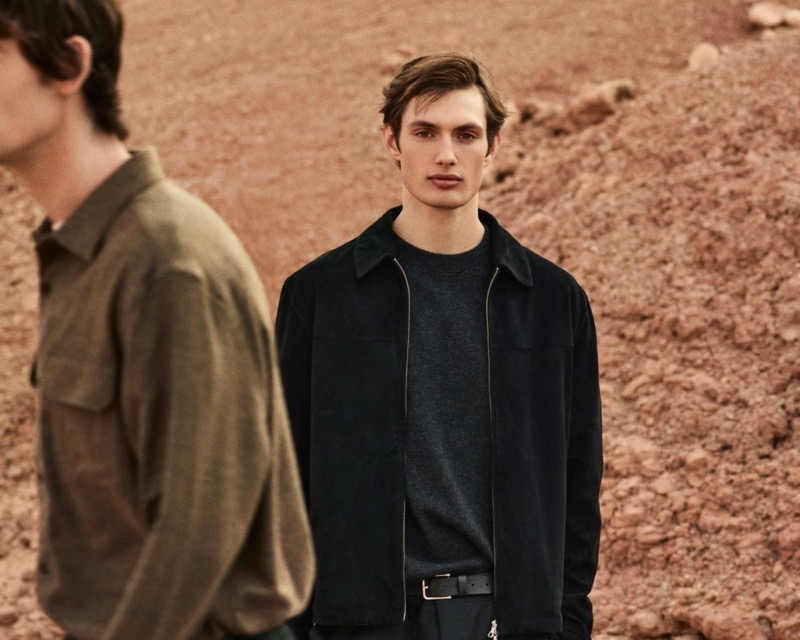
#> input picture docs/images/editorials/collection-1.jpg, 800 x 640 px
$ python -i refresh-nov20.py   (imports and definitions only)
#> lines starting #> are read from the running program, lines starting #| are printed output that depends on the picture; after the words box and inside, x2 and y2 are one past the last pixel; in counts of white or black regions, pixels touching at a corner belong together
"""Build this release from downloaded photographs; no generative image editing."""
import json, hashlib, shutil
from pathlib import Path
import numpy as np
from PIL import Image, ImageDraw, ImageFilter

root = Path(__file__).resolve().parent.parent
refs = root / 'references/nov20'
# [2 lines not run here, left out]
def write(path, text): (root/path).write_text(text, encoding='utf-8')
def read(path): return (root/path).read_text('utf-8')

# Keep the current six original editorial photographs, now as hero slides.
# [1 line that did not run here, left out]
rows=[]
# [12 lines not run here, left out]

def cutout(filename):
    im=Image.open(filename).convert('RGB'); pixels=np.asarray(im).astype(float)
#> in cutout, im is the input picture: PIL image 800x640 RGB; mean R, G, B 121.3, 89, 69.2
    edge=max(3,im.width//35);left=np.median(pixels[:,:edge],axis=1);right=np.median(pixels[:,-edge:],axis=1)
#> after `edge = max(3, im.width // 35)`: edge = 22
#> after `left = np.median(pixels[:, :edge], axis=1)`: left = 640 rows, first 8: [26, 15.5, 9], [25.5, 15.5, 9], [25.5, 16, 8.5], [25, 16, 8], [24, 15, 6.5], [24.5, 15.5, 7], [24.5, 15.5, 6.5], [25.5, 16, 7.5]
#> after `right = np.median(pixels[:, -edge:], axis=1)`: right = 640 rows, first 8: [174, 117.5, 89.5], [172.5, 116.5, 89], [174.5, 119.5, 89.5], [178, 122.5, 93], [181, 126, 95.5], [182.5, 128.5, 97.5], [182.5, 129.5, 98.5], [183, 134, 102]
    t=np.linspace(0,1,im.width)[None,:,None]
#> t = 800 values from 0 to 1
    bg=left[:,None,:]*(1-t)+right[:,None,:]*t
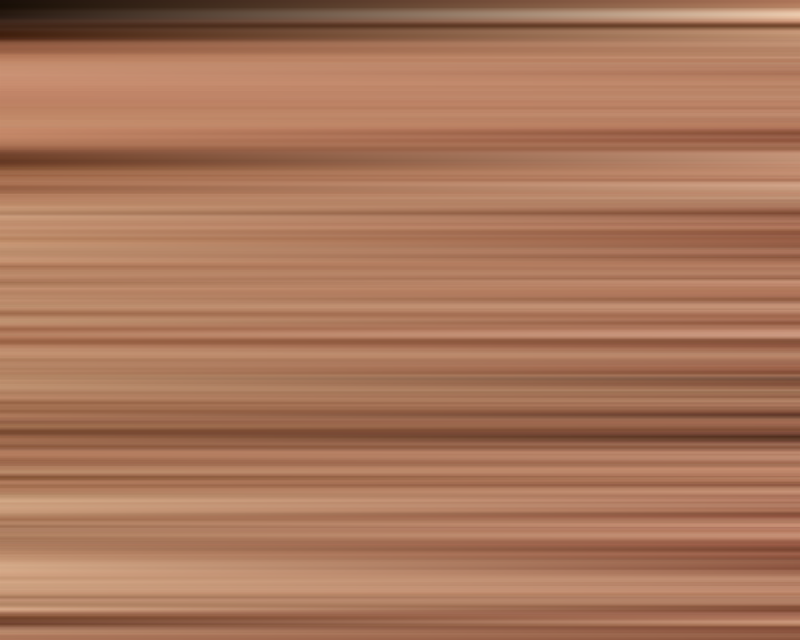
#> bg: shape (640, 800, 3) float64; mean of channels 0, 1, 2 169.1, 118.6, 91.1; drawn as R, G, B
    mask=Image.fromarray((np.max(abs(pixels-bg),axis=2)>23).astype('uint8')*255)
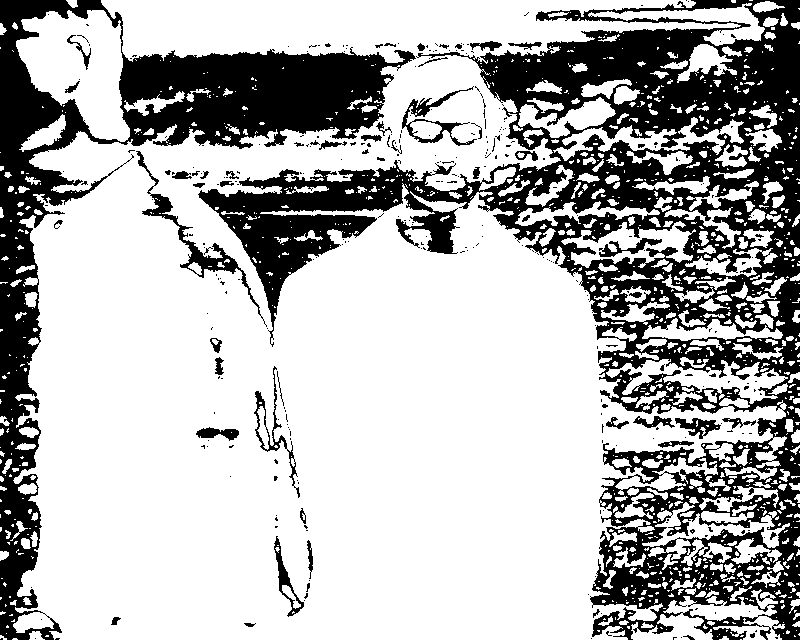
#> mask: PIL image 800x640 L; 70.6% white; 351 black regions (292 under 20 px), largest, box (x1, y1, x2, y2) and area: (198, 0, 800, 640) 98403, (0, 0, 416, 640) 43268, (136, 151, 267, 327) 1667
    exterior=mask.copy();ImageDraw.floodfill(exterior,(0,0),128)
#> after `ImageDraw.floodfill(exterior, (0, 0), 128)`:
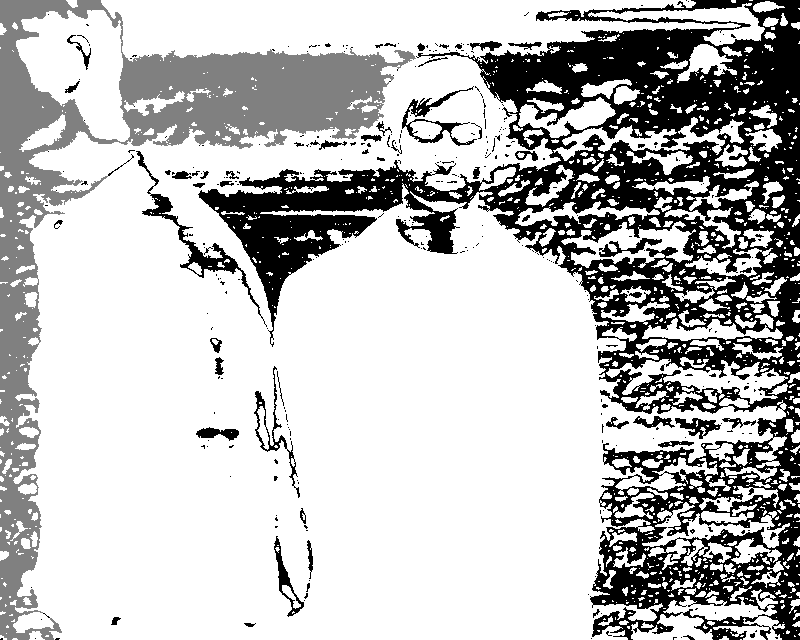
#> exterior: PIL image 800x640 L; min 0, max 255, mean 190.7
    mask=Image.fromarray(np.where(np.asarray(exterior)==128,0,255).astype('uint8')).filter(ImageFilter.GaussianBlur(.45))
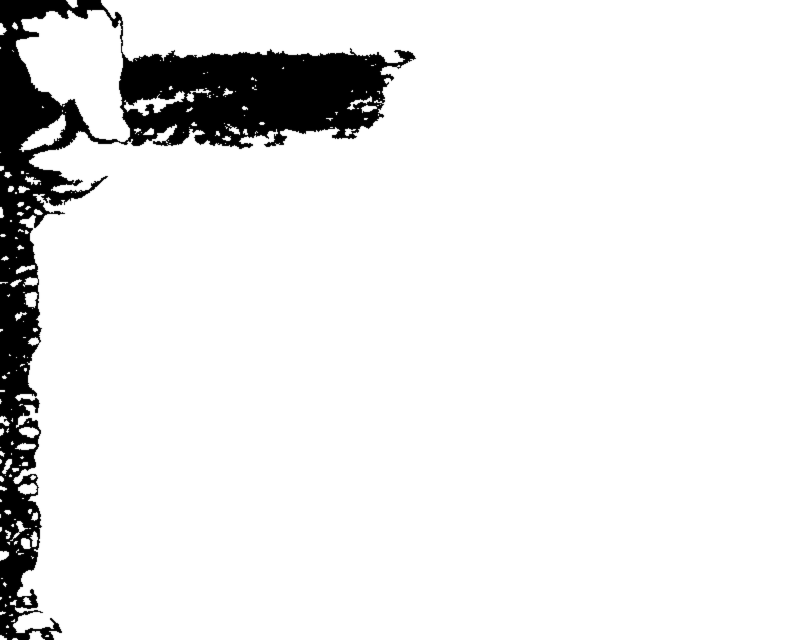
#> mask: PIL image 800x640 L; min 0, max 255, mean 233.5
    im=im.convert('RGBA');im.putalpha(mask);return im.crop(mask.getbbox())
#> after `im.putalpha(mask)`:
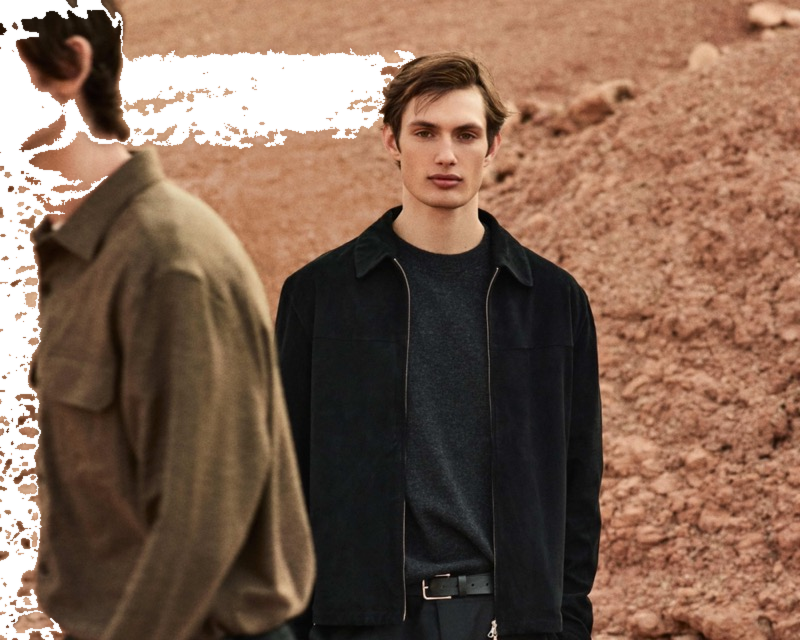
#> im: PIL image 800x640 RGBA; mean R, G, B, A 121.3, 89, 69.2, 233.5; transparent parts drawn white
def fitted(im,bounds):
    im=im.copy();im.thumbnail(bounds,Image.Resampling.LANCZOS);return im
products=[
 dict(id='merano-trousers',name='Брюки Loro Piana Merano',model='Merano Cashmere Sweatpants — P00897763',category='Брюки',color='Светло-серый',hex='#b2b3ae',price=12900,original='pants-merano.jpg',sourceUrl='https://www.mytheresa.com/at/en/men/loro-piana-merano-cashmere-sweatpants-grey-p00897763',referenceInstagram='https://www.instagram.com/triumph_mz/p/De38gVHBfds/',description='Трикотажные брюки Merano с поясом на кулиске и манжетами.',composition='100% кашемир',country='Италия'),
 dict(id='cd-icon-trousers',name='Брюки Dior CD Icon',model='CD Icon Drawstring Track Pants',category='Брюки',color='Серый',hex='#a8a8a6',price=14900,original='dior-gray-pants.jpg',sourceUrl='https://www.lyst.com/clothing/dior-sports-pants/',referenceInstagram='https://www.instagram.com/triumph_mz/p/De_8ak4iOmU/',description='Прямые спортивные брюки с кулиской на поясе и небольшой вышивкой CD Icon.'),
 dict(id='cd-icon-halfzip',name='Свитшот Dior CD Icon Half-Zip',model='513J635A0531_C988',category='Свитшоты',color='Графитовый',hex='#343436',price=16900,original='dior-top.jpg',sourceUrl='https://bordergara.com/products/dr-2505-0642',referenceInstagram='https://www.instagram.com/triumph_mz/p/De_8ak4iOmU/',description='Свитшот CD Icon с короткой молнией, воротником-стойкой и рельефной вышивкой.',neck='Воротник-стойка с короткой молнией',composition='100% хлопок',country='Италия'),
 dict(id='cap-tommy-logo',name='Кепка Tommy Hilfiger Logo',model='Cotton Logo Baseball Cap — 6941823-270',category='Кепки',color='Песочный',hex='#c9c4b7',price=5900,original='cap-stone.jpg',sourceUrl='https://manuals.plus/asin/B076KFH3YK',description='Хлопковая бейсболка с вышитым логотипом, изогнутым козырьком и регулировкой сзади.',composition='100% хлопок',sizes=['Единый']),
 dict(id='cap-shark-yachting',name='Кепка Paul & Shark Yachting',model='Nylon Yachting Cap — C0P7101',category='Кепки',color='Синий',hex='#3e5e9a',price=6900,original='cap-yachting.jpg',sourceUrl='https://capitainedabord.com/en/products/paul-shark-casquette-de-nylon-yachting',description='Кепка Yachting с вышитыми морскими флагами и изогнутым козырьком.',composition='Верх: 100% нейлон; подкладка: 87% полиэстер, 13% полиуретан',sizes=['1','2'])
]
cutouts={}
# [18 lines not run here, left out]

# [1 line that did not run here, left out]
# [1 line that did not run here, left out]
# [1 line not run here, left out]
# [1 line that did not run here, left out]
# [1 line that did not run here, left out]
# [1 line that did not run here, left out]
# [1 line that did not run here, left out]
# [1 line that did not run here, left out]
# [1 line that did not run here, left out]
# [1 line that did not run here, left out]
# [1 line not run here, left out]
# [17 lines that did not run here, left out]
# [1 line not run here, left out]
# [1 line that did not run here, left out]
# [1 line not run here, left out]
# [1 line that did not run here, left out]
# [2 lines not run here, left out]

>>> result = cutout('../docs/images/editorials/collection-1.jpg')

$ run again, on docs/images/editorials/collection-5.jpg
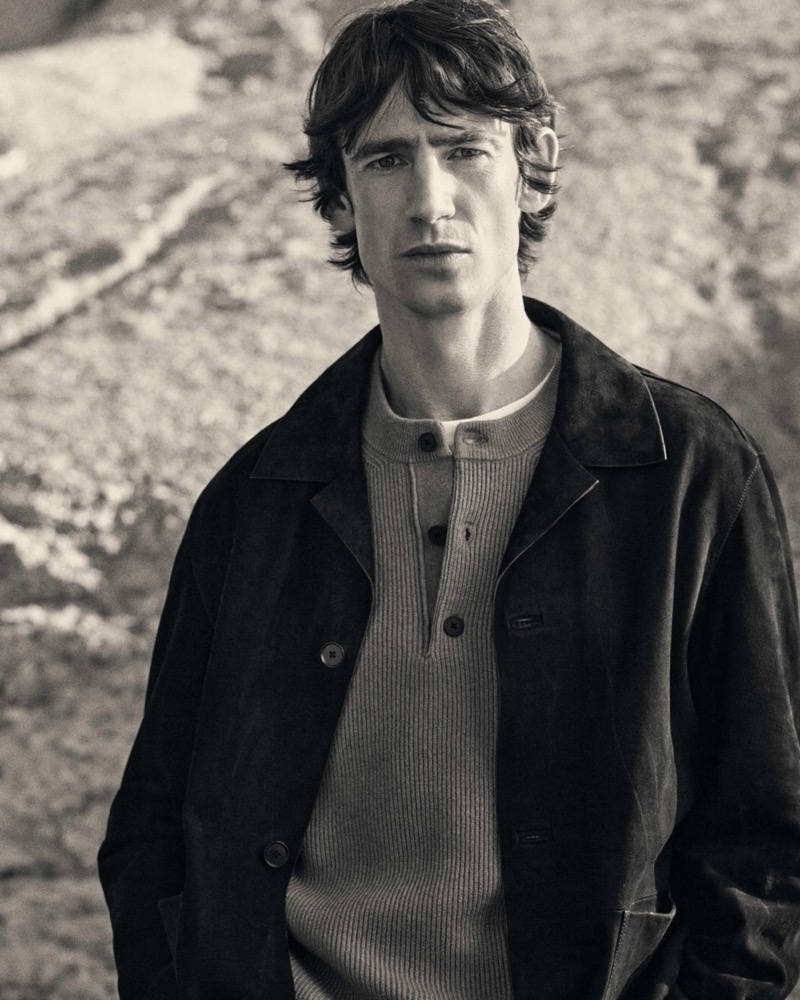
#> input picture docs/images/editorials/collection-5.jpg, 800 x 1000 px
#> in cutout, im is the input picture: PIL image 800x1000 RGB; mean R, G, B 96.5, 93.5, 89.3
#> left = 1000 rows, first 8: [129, 120, 111], [130.5, 121.5, 112.5], [131, 122, 113.5], [132, 123, 114], [130, 121, 112.5], [131, 122, 113], [131.5, 122.5, 114.5], [131.5, 122.5, 115]
#> right = 1000 rows, first 8: [186, 176, 166], [185.5, 175.5, 165.5], [186.5, 176.5, 166.5], [185, 175, 165], [186, 176, 166], [185, 175, 165], [184, 174, 164], [184.5, 174.5, 164.5]
#> in cutout, `mask=Image.fromarray((np.max(abs(pixels-bg),axis=2)>23).astype('uint8'..`:
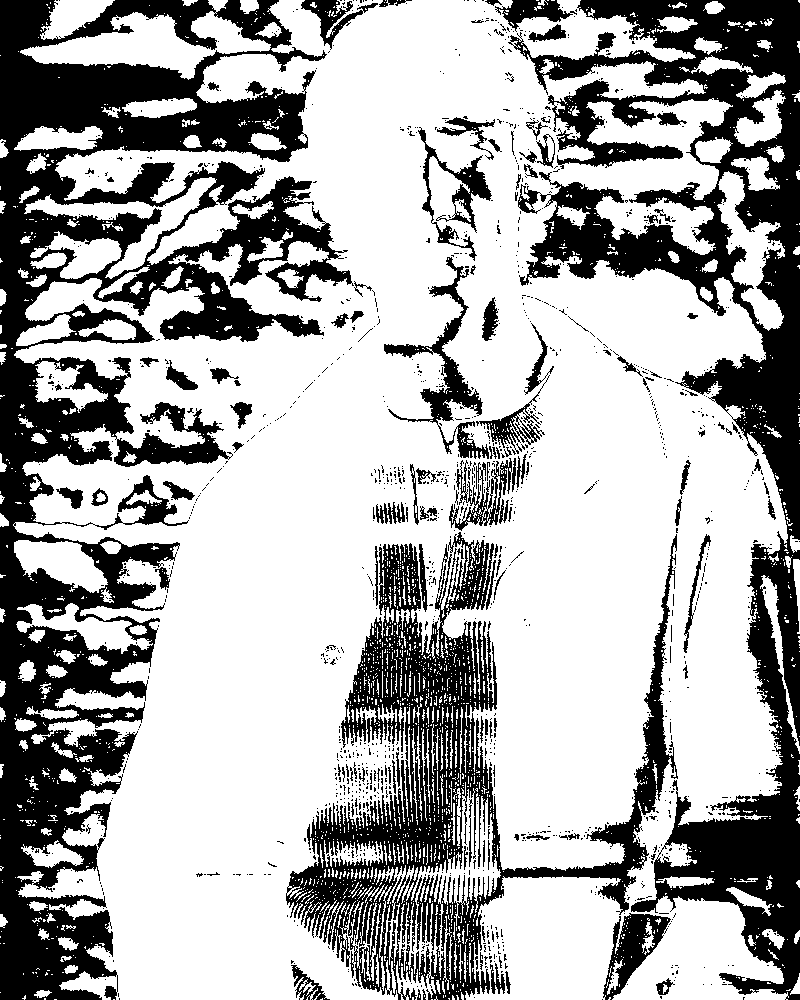
#> mask: PIL image 800x1000 L; 67.2% white; 1360 black regions (1237 under 20 px), largest, box (x1, y1, x2, y2) and area: (0, 0, 354, 1000) 113654, (508, 0, 800, 1000) 74772, (286, 532, 678, 1000) 46115
#> im: PIL image 800x1000 RGBA
#> in cutout, `im.putalpha(mask)`:
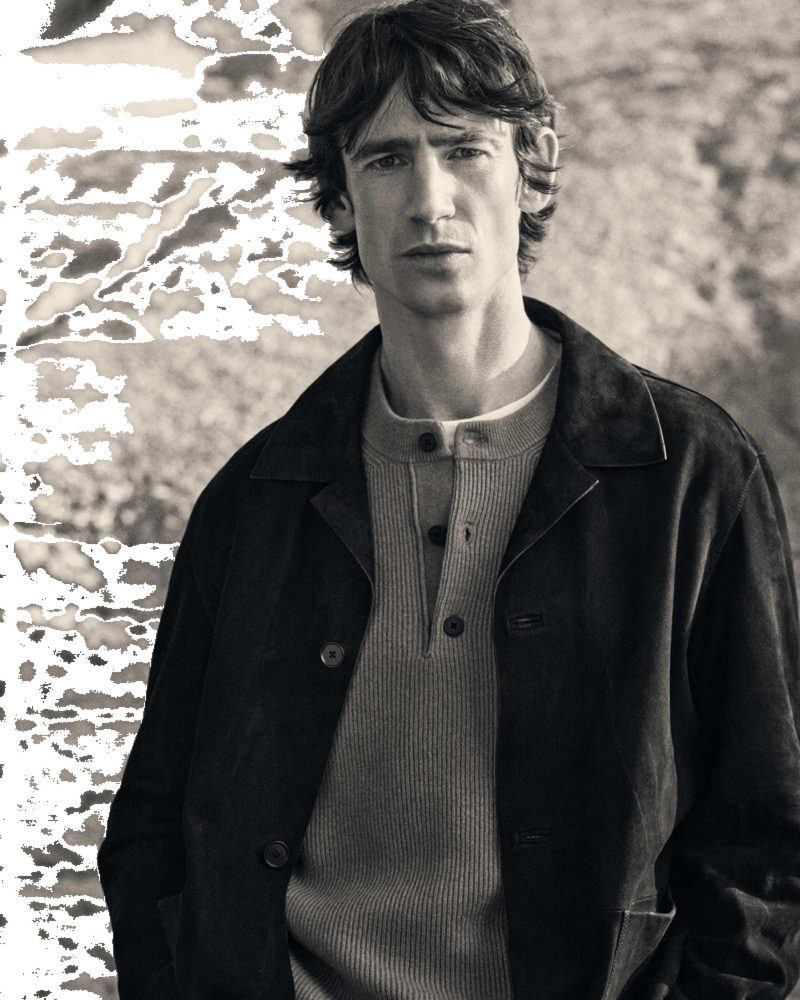
#> im: PIL image 800x1000 RGBA; mean R, G, B, A 96.5, 93.5, 89.3, 220.4; transparent parts drawn white

$ run again, on docs/images/editorials/collection-6.jpg
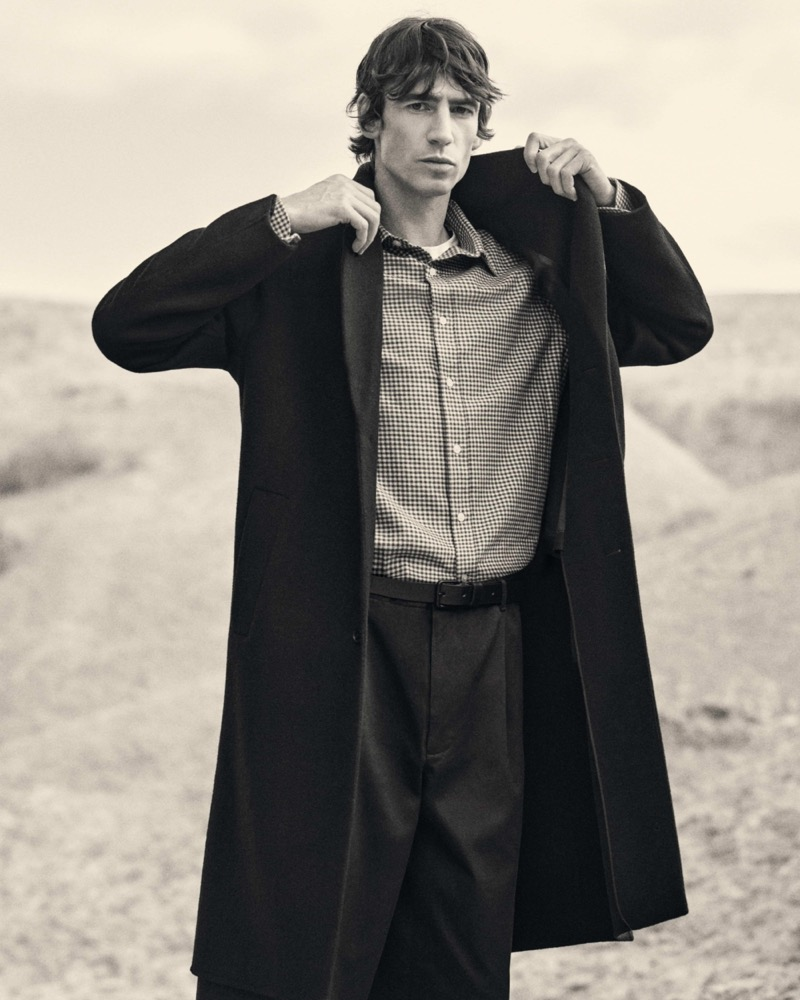
#> input picture docs/images/editorials/collection-6.jpg, 800 x 1000 px
#> in cutout, im is the input picture: PIL image 800x1000 RGB; mean R, G, B 139.4, 134.8, 127.2
#> left = 1000 rows, first 8: [243, 234, 219], [243, 234, 219], [243, 234, 219], [243, 234, 219], [243, 234, 217], [243, 234, 217], [243, 234, 217], [243, 234, 217]
#> right = 1000 rows, first 8: [245, 237, 218], [245, 237, 218], [245, 237, 218], [245, 237, 218], [245, 237, 218], [245, 237, 218], [245, 237, 218], [245, 237, 218]
#> in cutout, `mask=Image.fromarray((np.max(abs(pixels-bg),axis=2)>23).astype('uint8'..`:
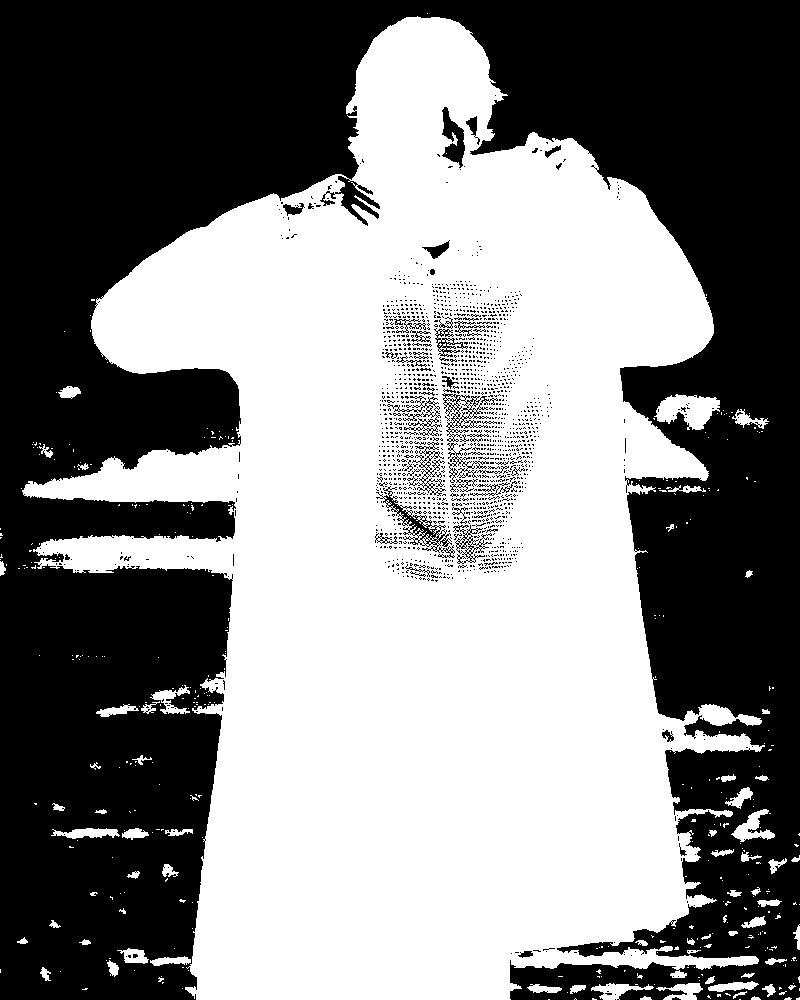
#> mask: PIL image 800x1000 L; 51.4% white; 1569 black regions (1517 under 20 px), largest, box (x1, y1, x2, y2) and area: (0, 0, 800, 1000) 376695, (376, 486, 455, 558) 1027, (442, 107, 465, 168) 733
#> im: PIL image 800x1000 RGBA
#> in cutout, `return im.crop(mask.getbbox())`:
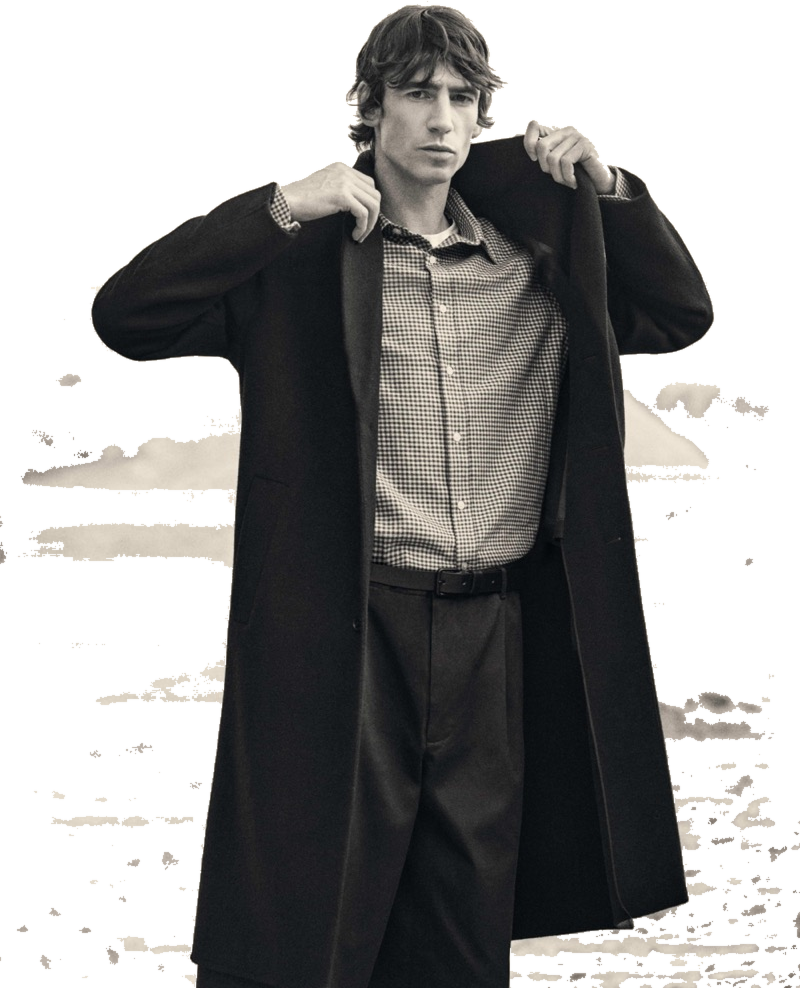
#> returned value: PIL image 800x988 RGBA; mean R, G, B, A 138.1, 133.6, 126.1, 136.9; transparent parts drawn white
